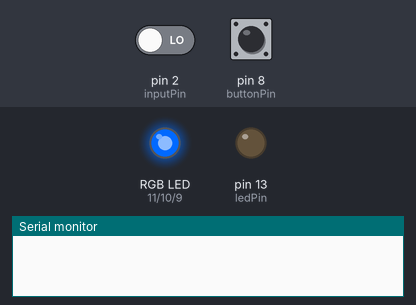
Simulated run of this sketch. Board: Arduino Uno, built with avr-gcc and run on an emulated ATmega328P. Shown: an RGB LED mixed from three pins (HIGH = lit), output pins drawn as LEDs (lit = HIGH), the last lines printed to the serial monitor. Inputs (shaded band) come from the test bench; at power-on: pin 2 (inputPin) LOW, pin 8 (buttonPin) LOW.

Above: at 1.2 s.
1.3 s: pin 2 (inputPin) driven HIGH
At 1.8 s:
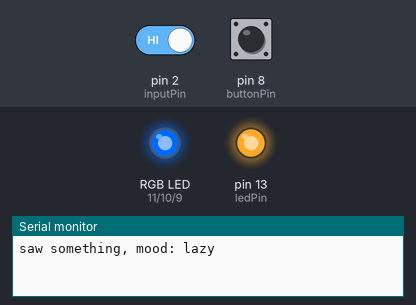
2.8 s: pin 8 (buttonPin) pulled HIGH for 0.15 s
At 4.0 s:
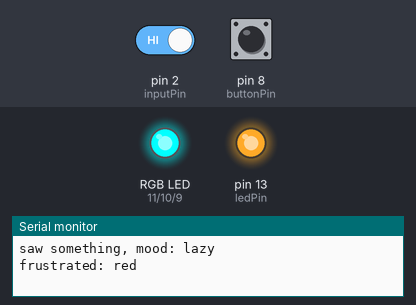
4.4 s: pin 8 (buttonPin) pulled HIGH for 1 s
At 5.4 s:
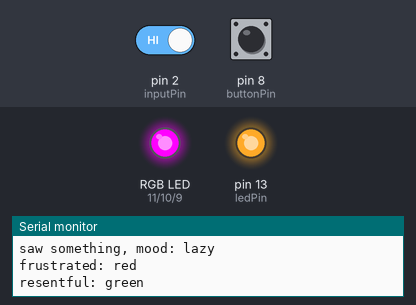
6.9 s: pin 2 (inputPin) driven LOW
At 7.3 s:
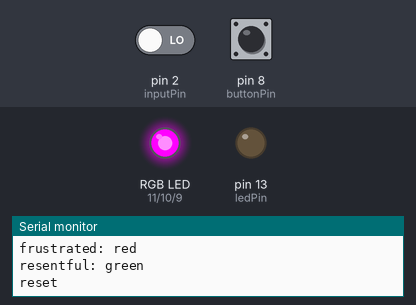
8.4 s: pin 8 (buttonPin) pulled HIGH for 0.15 s
At 9.6 s:
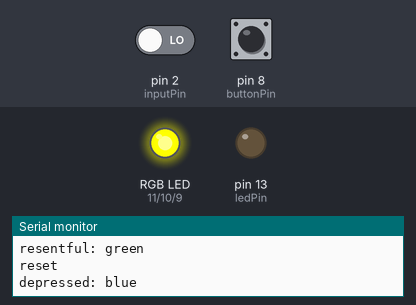
10.0 s: pin 2 (inputPin) driven HIGH
At 10.9 s:
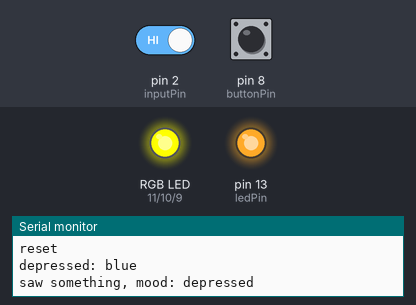
Timing chart, 0 to 12.5 s (numbered marks = the images above; inputs shaded):
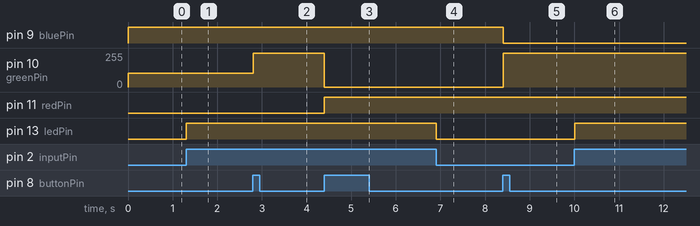

The sketch:

arduino.ino
```cpp
// Variables for averaging analog input
const int numReadings = 10;
int readings[numReadings];      // the readings from the analog input
int readIndex = 0;              // the index of the current reading
int total = 0;                  // the running total
int average = 0;                // the average

// Variables for reading the PIR
int ledPin = 13;                // choose the pin for the LED
int inputPin = 2;               // choose the input pin (for PIR sensor)
int buttonPin = 8;              // choose the input pin (for button)
int redPin = 11;
int greenPin = 10;
int bluePin = 9;

int pirState = LOW;             // we start, assuming no motion detected
int val = 0;                    // variable for reading the pin status
int buttonState = LOW;
int excuseMode = 0;
const int MODE_LAZY = 0;
const int MODE_FRUSTRATED = 1;
const int MODE_RESENTFUL = 2;
const int MODE_DEPRESSED = 3;
const int MODE_COUNT = 4;

#define COMMON_ANODE = TRUE
// Variables for analog reading
int sensorPin = A0;    // select the input pin for the potentiometer
int sensorValue = 0;  // variable to store the value coming from the sensor

// Setup the pins and serial ports
void setup() {
  pinMode(ledPin, OUTPUT);      // declare LED as output
  pinMode(inputPin, INPUT);     // declare sensor as input
  pinMode(buttonPin, INPUT);     // declare sensor as input
  pinMode(redPin, OUTPUT);
  pinMode(greenPin, OUTPUT);
  pinMode(bluePin, OUTPUT);
  Serial.begin(115200);

  setColor(255, 150, 0);

  for (int thisReading = 0; thisReading < numReadings; thisReading++) {
    readings[thisReading] = 0;
  }
}

String getMood() {
    switch(excuseMode) {
      case MODE_LAZY:
        return "lazy";
      case MODE_FRUSTRATED:
        return "frustrated";
      case MODE_RESENTFUL:
        return "resentful";
      case MODE_DEPRESSED:
        return "depressed";
    }
}

void setMoodColor() {
   switch(excuseMode) {
      case MODE_LAZY:
        setColor(255, 150, 0);
        Serial.println("lazy: yellow");
        break;
      case MODE_FRUSTRATED:
        setColor(255, 0, 0);
        Serial.println("frustrated: red");
        break;
      case MODE_RESENTFUL:
        setColor(0, 255, 0);
        Serial.println("resentful: green");
        break;
      case MODE_DEPRESSED:
        setColor(0, 0, 255);
        Serial.println("depressed: blue");
        break;
    }
}

void setColor(int red, int green, int blue)
{
  #ifdef COMMON_ANODE
    red = 255 - red;
    green = 255 - green;
    blue = 255 - blue;
  #endif
  analogWrite(redPin, red);
  analogWrite(greenPin, green);
  analogWrite(bluePin, blue);
}

// Loops as fast as the microcontroller can go
void loop() {
  // ************* PIR Input Reading *************
  val = digitalRead(inputPin);  // read input value
  if (val == HIGH) {            // check if the input is HIGH
    digitalWrite(ledPin, HIGH);  // turn LED ON
    if (pirState == LOW) {
      // we have just turned on
      Serial.print("saw something, mood: ");
      Serial.println(getMood());
      // We only want to print on the output change, not state
      pirState = HIGH;
    }
  } else {
    digitalWrite(ledPin, LOW); // turn LED OFF
    if (pirState == HIGH){
      // we have just turned of
      Serial.println("reset");
      // We only want to print on the output change, not state
      pirState = LOW;
    }
  }


  val = digitalRead(buttonPin);  // read input value
  if (val == HIGH && buttonState == LOW) {            // check if the input is HIGH
    buttonState = HIGH;
    excuseMode++;
    excuseMode = excuseMode % MODE_COUNT;
    setMoodColor();
  } else if (val == LOW && buttonState == HIGH) {
    buttonState = LOW;
  }
  delay(100);
}
```

Measured:
- after the input at 1.3 s, pin 13 (ledPin): LOW → HIGH at once
- after the input at 2.8 s, pin 10 (greenPin): 105/255 → 255/255 at once
- after the input at 4.4 s, pin 10 (greenPin): 255/255 → 0/255 at once; pin 11 (redPin): LOW → HIGH at once
- after the input at 6.9 s, pin 13 (ledPin): HIGH → LOW at once
- after the input at 8.4 s, pin 9 (bluePin): HIGH → LOW at once; pin 10 (greenPin): 0/255 → 255/255 at once
- after the input at 10.0 s, pin 13 (ledPin): LOW → HIGH at once
